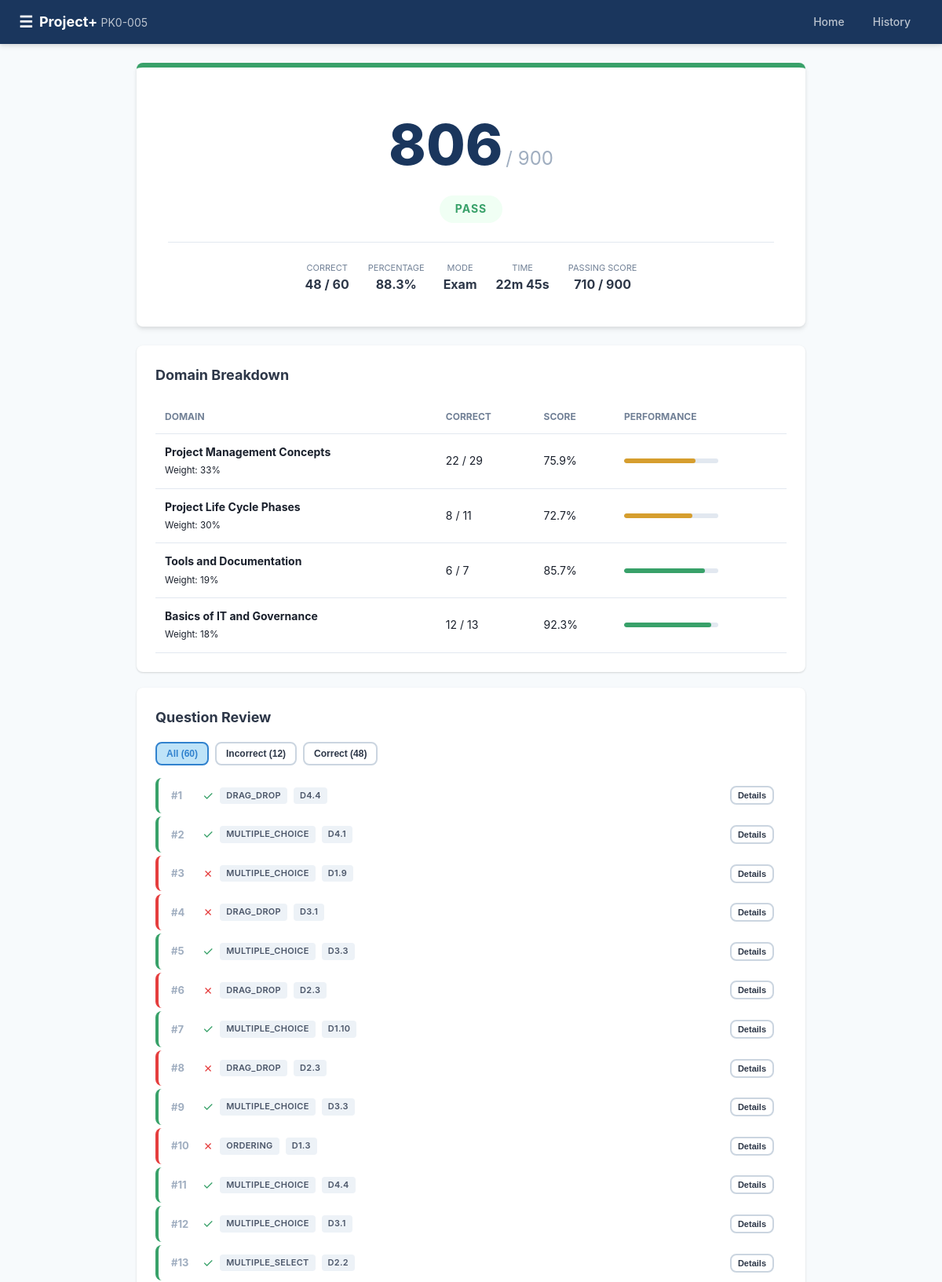
Screenshot of /results/b75f1a13 (upper part) with the database file from the repository.
### tables this page shows
CREATE TABLE quiz_sessions (
            id TEXT PRIMARY KEY,
            mode TEXT NOT NULL CHECK(mode IN ('study', 'exam')),
            bank_ids TEXT NOT NULL,
            started_at TEXT NOT NULL,
            completed_at TEXT,
            time_spent_seconds INTEGER DEFAULT 0,
            total_questions INTEGER NOT NULL,
            correct_count INTEGER DEFAULT 0,
            score_percentage REAL DEFAULT 0,
            scaled_score INTEGER DEFAULT 0,
            passed INTEGER DEFAULT 0,
            config_json TEXT
        );

CREATE TABLE question_responses (
            id INTEGER PRIMARY KEY AUTOINCREMENT,
            session_id TEXT NOT NULL,
            question_id TEXT NOT NULL,
            question_type TEXT NOT NULL,
            domain TEXT,
            objective TEXT,
            user_answer TEXT,
            correct_answer TEXT,
            is_correct INTEGER NOT NULL DEFAULT 0,
            partial_score REAL DEFAULT 0,
            time_spent_seconds INTEGER DEFAULT 0,
            FOREIGN KEY (session_id) REFERENCES quiz_sessions(id) ON DELETE CASCADE
        );

### app.py (the view)
@app.route("/results/<session_id>")
def results_page(session_id):
    session = db.get_session(session_id)
    if not session:
        return redirect(url_for("index"))
    responses = db.get_session_responses(session_id)
    domains = db.get_domain_breakdown(session_id)
    return render_template(
        "results.html",
        session=session,
        responses=responses,
        domains=domains,
        domain_weights=DOMAIN_WEIGHTS,
        passing_score=PASSING_SCORE,
    )

### database.py (called while the page is built)
def get_connection():
    os.makedirs(os.path.dirname(DATABASE_PATH), exist_ok=True)
    conn = sqlite3.connect(DATABASE_PATH)
    conn.row_factory = sqlite3.Row
    conn.execute("PRAGMA journal_mode=WAL")
    conn.execute("PRAGMA foreign_keys=ON")
    return conn

def get_session(session_id):
    conn = get_connection()
    row = conn.execute(
        "SELECT * FROM quiz_sessions WHERE id = ?", (session_id,)
    ).fetchone()
    conn.close()
    if row:
        return dict(row)
    return None

def get_session_responses(session_id):
    conn = get_connection()
    rows = conn.execute(
        "SELECT * FROM question_responses WHERE session_id = ? ORDER BY id",
        (session_id,),
    ).fetchall()
    conn.close()
    return [dict(r) for r in rows]

def get_domain_breakdown(session_id):
    conn = get_connection()
    rows = conn.execute(
        """SELECT
               domain,
               COUNT(*) as total,
               SUM(is_correct) as correct,
               ROUND(AVG(is_correct) * 100, 1) as pct
           FROM question_responses
           WHERE session_id = ? AND domain IS NOT NULL
           GROUP BY domain
           ORDER BY domain""",
        (session_id,),
    ).fetchall()
    conn.close()
    return [dict(r) for r in rows]

### templates/results.html (shortened to what this page needs)
{% extends "base.html" %}
{% block content %}
<div class="results-container">
    <section class="score-card {% if session.passed %}passed{% else %}failed{% endif %}">
        <div class="score-main">
            <div class="score-number">{{ session.scaled_score }}</div>
            <div class="score-max">/ 900</div>
        </div>
        <div class="score-status">
            {% if session.passed %}
            <span class="status-badge pass">PASS</span>
            {% else %}
            <span class="status-badge fail">NOT YET PASSING</span>
            {% endif %}
        </div>
        <div class="score-details">
            <div class="score-detail">
                <span class="detail-label">Correct</span>
                <span class="detail-value">{{ session.correct_count }} / {{ session.total_questions }}</span>
            </div>
            <div class="score-detail">
                <span class="detail-label">Percentage</span>
                <span class="detail-value">{{ "%.1f"|format(session.score_percentage) }}%</span>
            </div>
            <div class="score-detail">
                <span class="detail-label">Mode</span>
                <span class="detail-value">{{ session.mode|capitalize }}</span>
            </div>
            <div class="score-detail">
                <span class="detail-label">Time</span>
                <span class="detail-value">
                    {% set mins = (session.time_spent_seconds or 0) // 60 %}
                    {% set secs = (session.time_spent_seconds or 0) % 60 %}
                    {{ mins }}m {{ secs }}s
                </span>
            </div>
            <div class="score-detail">
                <span class="detail-label">Passing Score</span>
                <span class="detail-value">{{ passing_score }} / 900</span>
            </div>
        </div>
    </section>
    <section class="card">
        <h2>Domain Breakdown</h2>
        <div class="domain-table">
            <table>
                <thead>
                    <tr>
                        <th>Domain</th>
                        <th>Correct</th>
                        <th>Score</th>
                        <th>Performance</th>
                    </tr>
                </thead>
                <tbody>
                    {% for d in domains %}
                    <tr>
                        <td>
                            <strong>{{ domain_weights.get(d.domain, {}).get('name', 'Domain ' + d.domain) }}</strong>
                            <br><small>Weight: {{ (domain_weights.get(d.domain, {}).get('weight', 0) * 100)|int }}%</small>
                        </td>
                        <td>{{ d.correct }} / {{ d.total }}</td>
                        <td>{{ d.pct }}%</td>
                        <td>
                            <div class="progress-bar sm">
                                <div class="progress-fill {% if d.pct >= 79 %}good{% elif d.pct >= 60 %}ok{% else %}poor{% endif %}"
                                     style="width: {{ d.pct }}%"></div>
                            </div>
                        </td>
                    </tr>
                    {% endfor %}
                </tbody>
            </table>
        </div>
    </section>
    <section class="card">
        <h2>Question Review</h2>
        <div class="review-filters">
            <button class="btn btn-sm btn-outline active" data-filter="all">All ({{ responses|length }})</button>
            <button class="btn btn-sm btn-outline" data-filter="incorrect">
                Incorrect ({{ responses|selectattr('is_correct', 'equalto', 0)|list|length }})
            </button>
            <button class="btn btn-sm btn-outline" data-filter="correct">
                Correct ({{ responses|selectattr('is_correct', 'equalto', 1)|list|length }})
            </button>
        </div>
        <div class="review-list" id="review-list">
            {% for r in responses %}
            <div class="review-item {% if r.is_correct %}correct{% else %}incorrect{% endif %}"
                 data-correct="{{ r.is_correct }}">
                <div class="review-header">
                    <span class="review-num">#{{ loop.index }}</span>
                    <span class="review-icon">{% if r.is_correct %}&#10003;{% else %}&#10007;{% endif %}</span>
                    <span class="review-type badge">{{ r.question_type }}</span>
                    {% if r.domain %}
                    <span class="review-domain badge">D{{ r.domain }}{% if r.objective %}.{{ r.objective.split('.')|last }}{% endif %}</span>
                    {% endif %}
                    <button class="btn btn-xs btn-outline review-toggle">Details</button>
                </div>
            </div>
            {% endfor %}
        </div>
    </section>
</div>
{% endblock %}

### static/css/style.css (style rules this page uses)
*, *::before, *::after { box-sizing: border-box; margin: 0; padding: 0; }
:root { --primary: #1a365d; --primary-light: #2b6cb0; --primary-lighter: #bee3f8; --accent: #3182ce; --success: #38a169; --success-bg: #f0fff4; --danger: #e53e3e; --danger-bg: #fff5f5; --warning: #d69e2e; --warning-bg: #fffff0; --gray-50: #f7fafc; --gray-100: #edf2f7; --gray-200: #e2e8f0; --gray-300: #cbd5e0; --gray-400: #a0aec0; --gray-500: #718096; --gray-600: #4a5568; --gray-700: #2d3748; --gray-800: #1a202c; --radius: 8px; --shadow: 0 1px 3px rgba(0,0,0,.1), 0 1px 2px rgba(0,0,0,.06); --shadow-md: 0 4px 6px rgba(0,0,0,.07), 0 2px 4px rgba(0,0,0,.06); }
body { font-family: -apple-system, BlinkMacSystemFont, "Segoe UI", Roboto, "Helvetica Neue", Arial, sans-serif; background: var(--gray-50); color: var(--gray-800); line-height: 1.6; padding-top: 56px; }
.btn { display: inline-flex; align-items: center; justify-content: center; gap: 6px; padding: 10px 20px; border-radius: var(--radius); font-size: 14px; font-weight: 600; border: 2px solid transparent; cursor: pointer; transition: .15s; text-decoration: none; white-space: nowrap; }
.btn-outline { background: white; color: var(--gray-700); border-color: var(--gray-300); }
.btn-outline.active { background: var(--primary-lighter); border-color: var(--accent); color: var(--accent); }
.btn-sm { padding: 6px 12px; font-size: 12px; }
.btn-xs { padding: 4px 8px; font-size: 11px; }
.card { background: white; border-radius: var(--radius); box-shadow: var(--shadow); padding: 24px; margin-bottom: 20px; }
.card h2 { font-size: 18px; color: var(--gray-700); margin-bottom: 16px; }
.progress-bar { height: 8px; background: var(--gray-200); border-radius: 4px; overflow: hidden; }
.progress-bar.sm { height: 6px; }
.progress-fill { height: 100%; border-radius: 4px; transition: width .3s; }
.progress-fill.good { background: var(--success); }
.progress-fill.ok { background: var(--warning); }
.badge { display: inline-block; padding: 2px 8px; border-radius: 4px; font-size: 11px; font-weight: 600; text-transform: uppercase; letter-spacing: .3px; background: var(--gray-100); color: var(--gray-600); }
.results-container { max-width: 900px; margin: 0 auto; padding: 24px; }
.score-card { background: white; border-radius: var(--radius); box-shadow: var(--shadow-md); padding: 40px; text-align: center; margin-bottom: 24px; border-top: 6px solid var(--gray-300); }
.score-card.passed { border-top-color: var(--success); }
.score-main { display: flex; align-items: baseline; justify-content: center; gap: 4px; margin-bottom: 8px; }
.score-number { font-size: 72px; font-weight: 800; color: var(--primary); }
.score-max { font-size: 24px; color: var(--gray-400); }
.status-badge { display: inline-block; padding: 6px 20px; border-radius: 20px; font-size: 14px; font-weight: 700; letter-spacing: 1px; }
.status-badge.pass { background: var(--success-bg); color: var(--success); }
.score-details { display: flex; flex-wrap: wrap; justify-content: center; gap: 24px; margin-top: 24px; padding-top: 24px; border-top: 1px solid var(--gray-200); }
.score-detail { text-align: center; }
.detail-label { font-size: 11px; color: var(--gray-500); text-transform: uppercase; display: block; }
.detail-value { font-size: 16px; font-weight: 700; color: var(--gray-700); }
.domain-table table { width: 100%; border-collapse: collapse; }
.domain-table th, .domain-table td { padding: 12px; text-align: left; border-bottom: 1px solid var(--gray-200); }
.domain-table th { font-size: 12px; color: var(--gray-500); text-transform: uppercase; }
.domain-table td { font-size: 14px; }
.domain-table .progress-bar { width: 120px; }
.review-filters { display: flex; gap: 8px; margin-bottom: 16px; }
.review-list { display: flex; flex-direction: column; gap: 4px; }
.review-item { padding: 10px 16px; border-radius: var(--radius); border-left: 4px solid var(--gray-300); background: white; }
.review-item.correct { border-left-color: var(--success); }
.review-item.incorrect { border-left-color: var(--danger); }
.review-header { display: flex; align-items: center; gap: 8px; flex-wrap: wrap; }
.review-num { font-weight: 700; color: var(--gray-400); font-size: 13px; min-width: 32px; }
.review-icon { font-size: 16px; }
.review-item.correct .review-icon { color: var(--success); }
.review-item.incorrect .review-icon { color: var(--danger); }
.review-toggle { margin-left: auto; }

### rows the page displays
quiz_sessions: scaled_score "806", correct_count "48", total_questions "60", score_percentage "88.3", mode "Exam"
question_responses: question_type "DRAG_DROP", domain "4", objective.split|last "4"
question_responses: question_type "MULTIPLE_CHOICE", domain "4", objective.split|last "1"
question_responses: question_type "MULTIPLE_CHOICE", domain "1", objective.split|last "9"
question_responses: question_type "DRAG_DROP", domain "3", objective.split|last "1"
question_responses: question_type "MULTIPLE_CHOICE", domain "3", objective.split|last "3"
question_responses: question_type "DRAG_DROP", domain "2", objective.split|last "3"
question_responses: question_type "MULTIPLE_CHOICE", domain "1", objective.split|last "10"
question_responses: question_type "DRAG_DROP", domain "2", objective.split|last "3"
question_responses: question_type "MULTIPLE_CHOICE", domain "3", objective.split|last "3"
question_responses: question_type "ORDERING", domain "1", objective.split|last "3"
question_responses: question_type "MULTIPLE_CHOICE", domain "4", objective.split|last "4"
question_responses: question_type "MULTIPLE_CHOICE", domain "3", objective.split|last "1"
question_responses: question_type "MULTIPLE_SELECT", domain "2", objective.split|last "2"

### other values shown
{{ mins }} "22"
{{ secs }} "45"
{{ passing_score }} "710"
{{ domain_weights.get(d.domain, {}).get('name', 'Domain ' + d.domain) }} "Project Management Concepts" "Project Life Cycle Phases" "Tools and Documentation" "Basics of IT and Governance"
{{ (domain_weights.get(d.domain, {}).get('weight', 0) * 100)|int }} "33" "30" "19" "18"
{{ d.correct }} "22" "8" "6" "12"
{{ d.total }} "29" "11" "7" "13"
{{ d.pct }} "75.9" "72.7" "85.7" "92.3"
{{ responses|length }} "60"
{{ responses|selectattr('is_correct', 'equalto', 0)|list|length }} "12"
{{ responses|selectattr('is_correct', 'equalto', 1)|list|length }} "48"
